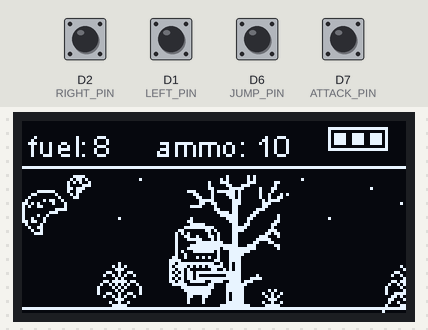
The sketch below on a simulated ESP8266 (NodeMCU). Parts: 128×64 one-colour display. The inputs (shaded band) are chosen by the test bench; at power-on: D1 (LEFT_PIN), D2 (RIGHT_PIN), D6 (JUMP_PIN), D7 (ATTACK_PIN) HIGH. Random numbers use the default seed unless the sketch sets one.

Above: at 4.0 s.
4.3 s: D7 (ATTACK_PIN) pulled LOW for 1 s
At 4.69 s:
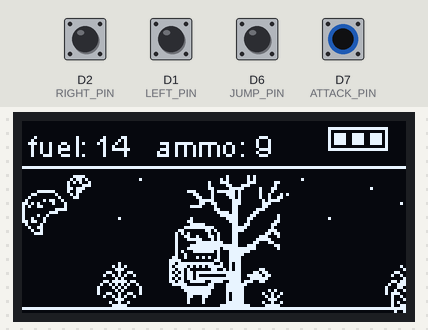
5.9 s: D1 (LEFT_PIN) pulled LOW for 0.15 s
At 6.21 s:
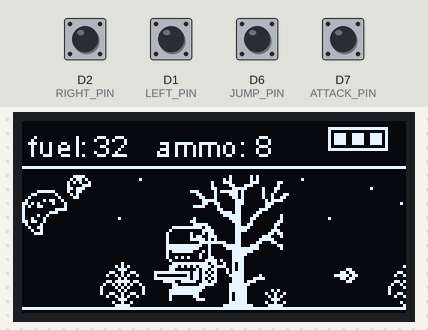
6.6 s: D2 (RIGHT_PIN) pulled LOW for 0.15 s
At 6.84 s:
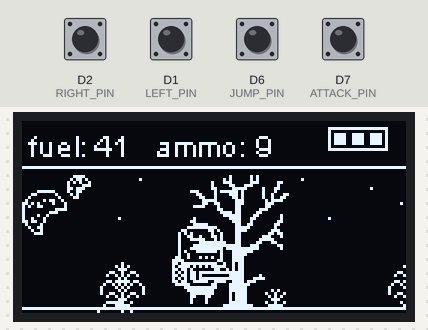
7.3 s: D6 (JUMP_PIN) pulled LOW for 1 s
At 7.71 s:
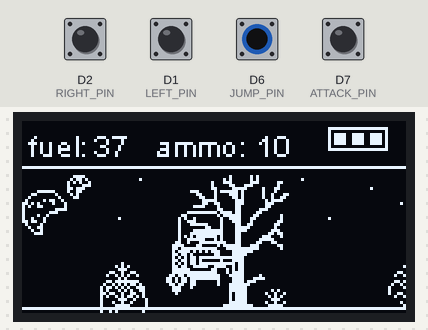
8.9 s: D1 (LEFT_PIN) pulled LOW for 1 s
At 9.8 s:
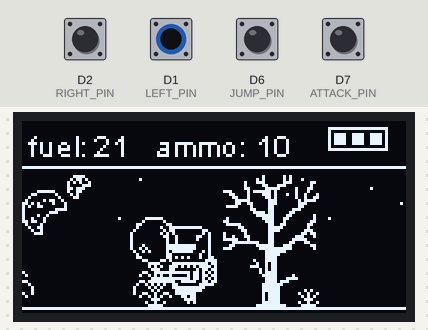
10.5 s: D7 (ATTACK_PIN) pulled LOW for 0.15 s
At 10.57 s:
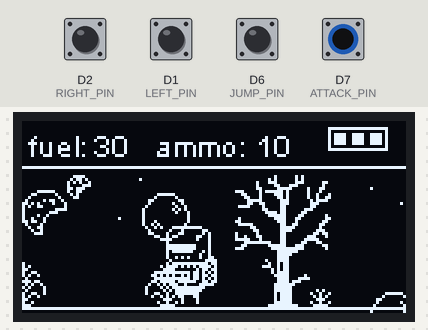
Timing chart, 0 to 12.2 s (numbered marks = the images above; inputs shaded):
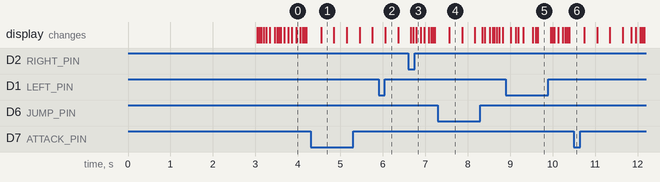

The sketch:

OLED_ESP_spaceman.ino
```cpp
#include "images.h"
#include "environment.h"
#include "projectile.h"
#include "spaceman.h"
#include "balloon.h"
#include "acarus.h"
#include "logo.h"

#include <Wire.h>
#include <SSD1306Wire.h>

#include <vector>

/* ----------------------------------------------------------------- */
#define balloon_debug_mode 0
#define acarus_debug_mode 0
/*-------------------------------------------------------------------*/

#define SCL_PIN D4
#define SDA_PIN D3
#define LEFT_PIN D1
#define RIGHT_PIN D2
#define JUMP_PIN D6
#define ATTACK_PIN D7

/*-------------------------------------------------------------------*/

SSD1306Wire display(0x3c, SDA_PIN, SCL_PIN); // SDA , SCL

// #define DISPLAY_WIDTH 128
// #define DISPLAY_HEIGHT 64

const int DISPLAY_WIDTH = display.getWidth();
const int DISPLAY_HEIGHT = display.getHeight();
const int UI_EDGE = 15;
/*-------------------------------------------------------------------*/

// create spaceman
Spaceman spaceman;

unsigned short ground = 62;
unsigned long long counter = 0;
unsigned long long hit_counter = 0;
unsigned long long projectile_counter = 0;

/* ----- enemies ----- */
unsigned long long balloon_counter = 0;
std::vector<Balloon> balloons;
unsigned long long acarus_counter = 0;
std::vector<Acarus> acaruses;

/* ----- environment ----- */
int environment_coords = 0;
int environment_objects[256];

/* ----- projectiles ----- */
const unsigned char *projectile_bits = sprite_projectile1_right;
std::vector<Projectile> projectiles;


/* --- *** --- */
void setup() {
  // set inputs
  pinMode(LEFT_PIN, INPUT_PULLUP);
  pinMode(RIGHT_PIN, INPUT_PULLUP);
  pinMode(ATTACK_PIN, INPUT_PULLUP);
  pinMode(JUMP_PIN, INPUT_PULLUP);

  // set outputs
  Serial.begin(115200);
  display.init();
  display.flipScreenVertically();


  /* ----- set up spaceman ----- */
  spaceman.set_x(DISPLAY_WIDTH / 3);
  spaceman.set_y(20);

  spaceman.set_bits(sprite_spaceman_right);
  spaceman.set_ground(ground - spaceman_height + 1);

  /* --- set up environment objects --- */
  for (int i = 0; i < 256; i += 8) {
    environment_objects[i] = DISPLAY_WIDTH * (i / 8) + 24;
    environment_objects[i+1] = DISPLAY_WIDTH * (i / 8) + 55;
    environment_objects[i+2] = DISPLAY_WIDTH * (i / 8) + 79;
    environment_objects[i+3] = DISPLAY_WIDTH * (i / 8) + 120;

    environment_objects[i+4] = -DISPLAY_WIDTH * (i / 8) - 24;
    environment_objects[i+5] = -DISPLAY_WIDTH * (i / 8) - 55;
    environment_objects[i+6] = -DISPLAY_WIDTH * (i / 8) - 79;
    environment_objects[i+7] = -DISPLAY_WIDTH * (i / 8) - 120;
  }

  /* --- display logo --- */
  display.drawXbm(0, 0, 128, 65, bitmap_LOGO);
  display.display();
  delay(3000);

}

/* --- *** --- */
void loop() {

  display.clear();

  /* ----- set up UI ----- */
  //               (x   y   w  h)
  display.drawRect(102, 2, 20, 8);
  unsigned short hitpoints = spaceman.get_hitpoints();
  for (short i = 0; i < hitpoints * 6 && hitpoints <= 3; i += 6) {
    display.fillRect(104 + i, 4, 4, 4);
  }

  display.setFont(ArialMT_Plain_10);
  display.drawString(2, 2, "fuel:");
  display.drawString(24, 2, String(spaceman.get_fuel()));
  display.drawString(44, 2, "ammo:");
  display.drawString(78, 2, String(spaceman.get_ammo()));

  // debug
  // display.drawString(2, 44, String(millis() / 1000));
#if balloon_debug_mode
  display.drawString(2, 44, String(balloons.size()));
#endif
#if acarus_debug_mode
  display.drawString(2, 44, String(acaruses.size()));
#endif

  display.drawHorizontalLine(0, UI_EDGE, 128);

  /* ----- --- ----- */

  // draw moons
  display.drawXbm(0, 23, 16, 16, sprite_small_half_moon);
  display.drawXbm(15, 18, 8, 8, sprite_very_small_half_moon);

  // draw stars
  display.fillRect(116, 22, 1, 1);
  display.fillRect(126, 27, 1, 1);
  display.fillRect(93, 19, 1, 1);
  display.fillRect(88, 24, 1, 1);
  display.fillRect(102, 32, 1, 1);
//  display.fillRect(108, 45, 1, 1);
  display.fillRect(39, 19, 1, 1);
  display.fillRect(32, 32, 1, 1);

  // draw ground
  display.drawHorizontalLine(0, ground, 128);

  /* --------------------------------------------------------------- */


  /* ----- inputs ----- */
  bool left_move = !digitalRead(LEFT_PIN);
  bool right_move = !digitalRead(RIGHT_PIN);
  bool attack_action = !digitalRead(ATTACK_PIN);
  bool jump_action = !digitalRead(JUMP_PIN);
  spaceman.set_left_move(left_move);
  spaceman.set_right_move(right_move);
  spaceman.set_attack_action(attack_action);
  spaceman.set_jump_action(jump_action);

  /* ----------------------------------- ACT ------------------------------------- */
  spaceman.set_stand_state();
  spaceman.move(environment_coords, projectiles);
  spaceman.check_hitpoints();
  spaceman.attack(projectiles);


  /* ----------------------------- balloons ----------------------------- */
  if (
    millis() - balloon_counter >= 3000 + random(0, 5000)
    // && (environment_coords < -100 || environment_coords > 100)
    ) {
    balloon_counter = millis();

    /* ----- balloon random placement ----- */
    int spawn_place = random(-(balloon_width + DISPLAY_WIDTH / 2), (DISPLAY_WIDTH * 1.5));
    Balloon balloon(spawn_place - environment_coords, DISPLAY_HEIGHT);
    balloons.push_back(balloon);
  }
  for (int j = 0; j < balloons.size(); ++j) {
    balloons[j].move();
    int b_x = balloons[j].get_x() + environment_coords;
    int b_y = balloons[j].get_y();
    display.drawXbm(
      b_x,
      b_y,
      balloon_width,
      balloon_height,
      balloons[j].get_bits()
    );
    if (b_y < 0 - balloon_height || balloons[j].is_dead()) {
      balloons.erase(balloons.begin() + j);
    }

    /* ----- debug ----- */
#if balloon_debug_mode
    // display.drawString(5 * j, 54, String(balloons[j].is_dead()));
    display.drawString(5 * j, 54, String(balloons[j].get_hitpoints()));
#endif
    /* ----- *** ----- */

    for (int i = 0; i < projectiles.size(); ++i) {
      if (
        (projectiles[i].x_coord + projectile_width > b_x + 4 &&
        projectiles[i].x_coord < b_x + balloon_width - 4)
          &&
        (projectiles[i].y_coord + projectile_height > b_y + 2 &&
        projectiles[i].y_coord < b_y + balloon_height - 2)
      ) {
        balloons[j].explode();
        projectiles.erase(projectiles.begin() + i);
      }
    }
  }
  /* ---------------------------------------------------------- */

  /* ----------------------- acaruses -------------------------- */
  if (
    millis() - acarus_counter >= 10000 + random(0, 5000)
    &&
    ((environment_coords < -600 && environment_coords > -2400)
    ||
    (environment_coords >= 400 && environment_coords < 2000))  // acaruses inhabited regions
    &&
    acaruses.size() < 3 // maximum number of acaruses
    ) {
    acarus_counter = millis();

    /* ----- acarus random placement ----- */
    int spawn_place = random(0, 2);
    if (spawn_place == 0) {
      Acarus acarus(DISPLAY_WIDTH + random(DISPLAY_WIDTH) - environment_coords, ground - acarus_height);
      acarus.set_right_direction(false);
      acaruses.push_back(acarus);
    } else if (spawn_place == 1) {
      Acarus acarus(-(acarus_width + random(DISPLAY_WIDTH)) - environment_coords, ground - acarus_height);
      acarus.set_right_direction(true);
      acaruses.push_back(acarus);
    }
  }
  for (int j = 0; j < acaruses.size(); ++j) {
    acaruses[j].move();
    int b_x = acaruses[j].get_x() + environment_coords;
    int b_y = acaruses[j].get_y();
    display.drawXbm(
      b_x,
      b_y,
      acarus_width,
      acarus_height,
      acaruses[j].get_bits()
    );
    if (
      (b_x < -DISPLAY_WIDTH * 2 - acarus_width)
      || (b_x > DISPLAY_WIDTH * 2)
      || (acaruses[j].is_dead())) {
      acaruses.erase(acaruses.begin() + j);
    }
    if (
      (millis() - hit_counter > 2000)
      &&
      ((b_x + 10 <= spaceman.get_x() + spaceman_width)
      && (b_x + acarus_width - 10  >= spaceman.get_x()))
      &&
      ((b_y + (acarus_height / 2)) + 6 <= spaceman.get_y() + spaceman_height)
      &&
      !acaruses[j].is_dead()
    ) {
      hit_counter = millis();
      spaceman.hit();
    }
    /* --- hit visual effect --- */
    if (millis() - hit_counter < 50) {
      display.fillRect(0, UI_EDGE, DISPLAY_WIDTH, DISPLAY_HEIGHT);
    } else if (millis() - hit_counter < 150) {
      display.drawHorizontalLine(0, DISPLAY_HEIGHT / 2 + UI_EDGE, DISPLAY_WIDTH);
    }
    /* --- *** --- */

    /* --- debug --- */
#if acarus_debug_mode
    display.drawString(5 * j, 54, String(acaruses[j].get_hitpoints()));
    // display.drawString(5 * j, 54, String(acaruses[j].is_dead()));
#endif
    /* --- *** --- */

    for (int i = 0; i < projectiles.size(); ++i) {
      if (
        (projectiles[i].x_coord + projectile_width > b_x + 4 &&
        projectiles[i].x_coord < b_x + acarus_width - 4)
          &&
        (projectiles[i].y_coord + projectile_height > b_y + 2 &&
        projectiles[i].y_coord < b_y + acarus_height - 2)
      ) {
        acaruses[j].hit();
        if (acaruses[j].get_hitpoints() <= 0) { acaruses[j].explode(); }
        projectiles.erase(projectiles.begin() + i);
      }
    }
  }


  /* ---------------------------------------------------------- */

  /*----------------- projectile ------------------*/
  // move projectiles
  if (millis() - projectile_counter >= 25) {
    for (int i = 0; i < projectiles.size(); ++i) {
      projectile_counter = millis();
      projectiles[i].flight(0);
    }
  }
  // draw projectiles
  for (int i = 0; i < projectiles.size(); ++i) {
    if (projectiles[i].right_direction) {
      projectile_bits = sprite_projectile1_right;
    } else {
      projectile_bits = sprite_projectile1_left;
    }
    display.drawXbm(
      projectiles[i].x_coord,
      projectiles[i].y_coord,
      projectile_width,
      projectile_height,
      projectile_bits
    );
    if (projectiles[i].x_coord >= DISPLAY_WIDTH || projectiles[i].x_coord <= 0 - projectile_width) {
      projectiles.erase(projectiles.begin() + i);
    }
  }


  /* ----------------------- animation ------------------------- */
  spaceman.set_animation();

  // draw spaceman
  display.drawXbm(spaceman.get_x(), spaceman.get_y(), spaceman_width, spaceman_height, spaceman.get_bits());

  /* ----------------------------------------------------------------------------- */

  // draw environment
  for (int coord : environment_objects) {
    if (coord - 32 <= environment_coords && coord + 32 >= environment_coords - DISPLAY_WIDTH) {
      if (coord % 6 == 0) {
        display.drawXbm(environment_coords - coord, ground - bush_height, bush_width, bush_height, sprite_bush);
      } else if (coord % 5 == 0) {
        display.drawXbm(environment_coords - coord, ground - tree_height, tree_width, tree_height, sprite_tree);
      } else {
        display.drawXbm(environment_coords - coord, ground - grass_height, grass_width, grass_height, sprite_grass);
      }
    }
  }
  // cyrcle the world
  if (environment_coords < -4100) {
    environment_coords = 4100 + DISPLAY_WIDTH;
  } else if (environment_coords > 4100 + DISPLAY_WIDTH) {
    environment_coords = -4100;
  }

  /* ----- game over ----- */
  if (spaceman.is_dead() == true) {
    display.clear();
    display.setFont(ArialMT_Plain_16);
    display.drawString(18, 18, "GAME OVER");
  }

  // draw world
  display.display();
}
```

acarus.h
```cpp
#pragma once

#include "enemies.h"


class Acarus: public Enemy {
  public:

    Acarus(int x, int y) {
      set_hitpoints(3);
      set_x(x);
      set_y(y);
    }

    void move() override;
    void explode();

    void set_right_direction(bool dir) { right_direction = dir; }
    bool get_right_direction() { return right_direction; }

    const unsigned char *get_bits() {
      return acarus_bits;
    }

  private:
    bool right_direction = true;
    short sprite_run_counter = 0;
    short sprite_death_counter = 0;
    unsigned long long move_timer = 0;
    unsigned long long explode_timer = 0;

    bool explosion = false;

    const unsigned char *acarus_bits = sprite_acarus_run_right1;
};
```

acarus.ino
```cpp
#include "enemies.h"
#include "acarus.h"


void Acarus::move() {
  if (millis() - move_timer >= 50) {
    move_timer = millis();
    if (!explosion) {

      int x = get_x();
      int y = get_y();

      if (!right_direction) {
        acarus_bits = acarus_left_run[sprite_run_counter / 2];
        --x;
      } else if (right_direction) {
        acarus_bits = acarus_right_run[sprite_run_counter / 2];
        ++x;
      }
      sprite_run_counter++;
      if (sprite_run_counter > 5) sprite_run_counter = 0;

      set_x(x);
      set_y(y);
    }

    /* ----- explosion ----- */
    else if (explosion) {
      if (!right_direction) {
        acarus_bits = acarus_left_death[sprite_death_counter / 2];
      } else if (right_direction) {
        acarus_bits = acarus_right_death[sprite_death_counter / 2];
      }
      sprite_death_counter++;
      if (sprite_death_counter > 3) sprite_death_counter = 0;
    }
    /* ----- *** ----- */

    if (explosion && millis() - explode_timer >= 150) {
      death();
    }
  }
}

void Acarus::explode() {
  explode_timer = millis();
  explosion = true;
}
```

balloon.h
```cpp
#pragma once

#include "enemies.h"

class Balloon: public Enemy {
  public:

    Balloon(int x, int y) {
      set_hitpoints(1);
      set_x(x);
      set_y(y);
    }

    void move() override;
    void explode();

    const unsigned char *get_bits() {
      return balloon_bits;
    }

  private:
    bool jitter_marker = false;
    unsigned long long move_timer = 0;
    unsigned long long jitter_timer = 0;
    unsigned long long explode_timer = 0;

    bool explosion = false;

    const unsigned char *balloon_bits = sprite_balloon;
};
```

balloon.ino
```cpp
#include "balloon.h"

void Balloon::move() {
  if (millis() - move_timer >= 100) {
    move_timer = millis();

    int x = get_x();
    int y = get_y();
    --y;
    if (jitter_marker) { --x; }
    else { ++x; }
    if (millis() - jitter_timer >= 500) {
      jitter_timer = millis();
      jitter_marker = !jitter_marker;
    }
    set_x(x);
    set_y(y);

    /* ----- explosion ----- */
    if (millis() - explode_timer >= 100 && explosion) {
      death();
    }
    /* ----- *** ----- */

  }
}

void Balloon::explode() {
  explode_timer = millis();
  balloon_bits = sprite_balloon_explode;
  explosion = true;
}
```

environment.h
```cpp
#pragma once

#define grass_height 8
#define grass_width 8
#define bush_height 16
#define bush_width 16
#define tree_height 44
#define tree_width 32
#define projectile_height 8
#define projectile_width 8


/* --------------------------- greenery -------------------------- */

// 'grass', 8x8px
extern const unsigned char sprite_grass [] PROGMEM;

// 'bush', 16x16px
extern const unsigned char sprite_bush [] PROGMEM;

// 'Tree', 32x44px
extern const unsigned char sprite_tree [] PROGMEM;


/* --------------------------- projectiles -------------------------- */

// 'projectile2_left', 4x4px
extern const unsigned char sprite_projectile2_left [] PROGMEM;

// 'projectile2_rigth', 4x4px
extern const unsigned char sprite_projectile2_right [] PROGMEM;

// 'projectile1_left', 8x8px
extern const unsigned char sprite_projectile1_left [] PROGMEM;

// 'projectile1_right', 8x8px
extern const unsigned char sprite_projectile1_right [] PROGMEM;


/* --------------------------- moon -------------------------- */

// 'full_moon', 32x32px
extern const unsigned char sprite_full_moon [] PROGMEM;

// 'half_moon', 32x32px
extern const unsigned char sprite_half_moon [] PROGMEM;

// 'small_half_moon', 16x16px
extern const unsigned char sprite_small_half_moon [] PROGMEM;

// 'very_small_half_moon', 8x8px
extern const unsigned char sprite_very_small_half_moon [] PROGMEM;

// 'small_moon', 16x16px
extern const unsigned char sprite_small_moon [] PROGMEM;
```

images.h
```cpp
#pragma once

#define spaceman_width 32
#define spaceman_height 32

// 32x32 bit = array 1024 bit == array 128 byte = 16x8 byte with positional encoded bit

// 'spaceman_left', 32x32px
extern const unsigned char sprite_spaceman_left [] PROGMEM;

// 'spaceman_left_attack', 32x32px
extern const unsigned char sprite_spaceman_left_attack [] PROGMEM;

// 'spaceman_left_fly1', 32x32px
extern const unsigned char sprite_spaceman_left_fly1 [] PROGMEM;

// 'spaceman_left_fly2', 32x32px
extern const unsigned char sprite_spaceman_left_fly2 [] PROGMEM;

// 'spaceman_left_run1', 32x32px
extern const unsigned char sprite_spaceman_left_run1 [] PROGMEM;

// 'spaceman_left_run2', 32x32px
extern const unsigned char sprite_spaceman_left_run2 [] PROGMEM;

// 'spaceman_right', 32x32px
extern const unsigned char sprite_spaceman_right [] PROGMEM;

// 'spaceman_right_attack', 32x32px
extern const unsigned char sprite_spaceman_right_attack [] PROGMEM;

// 'spaceman_right_fly1', 32x32px
extern const unsigned char sprite_spaceman_right_fly1 [] PROGMEM;

// 'spaceman_right_fly2', 32x32px
extern const unsigned char sprite_spaceman_right_fly2 [] PROGMEM;

// 'spaceman_right_run1', 32x32px
extern const unsigned char sprite_spaceman_right_run1 [] PROGMEM;

// 'spaceman_right_run2', 32x32px
extern const unsigned char sprite_spaceman_right_run2 [] PROGMEM;

// 'spaceman_left_fly_attack1', 32x32px
extern const unsigned char sprite_spaceman_left_fly_attack1 [] PROGMEM;

// 'spaceman_left_fly_attack2', 32x32px
extern const unsigned char sprite_spaceman_left_fly_attack2 [] PROGMEM;

// 'spaceman_right_fly_attack1', 32x32px
extern const unsigned char sprite_spaceman_right_fly_attack1 [] PROGMEM;

// 'spaceman_right_fly_attack2', 32x32px
extern const unsigned char sprite_spaceman_right_fly_attack2 [] PROGMEM;


// Array of all bitmaps for convenience. (Total bytes used to store images in PROGMEM = 1728)
extern const unsigned char* sprite_allArray[12];

// run animation array
extern const unsigned char* spaceman_left_run[2];
extern const unsigned char* spaceman_right_run[2];

// fly animation array
extern const unsigned char* spaceman_left_jump[2];
extern const unsigned char* spaceman_right_jump[2];

// fly attack animation array
extern const unsigned char* spaceman_left_jump_attack[2];
extern const unsigned char* spaceman_right_jump_attack[2];
```

projectile.h
```cpp
#pragma once

#include "images.h"

class Projectile {
  public:
    int number;
    int x_coord;
    int y_coord;

    bool right_direction = true;

    void flight(int);
    const unsigned char *projectile_bits;
};
```

Source omitted: enemies.h (data table, 12326 bytes), environment.ino (data table, 4728 bytes), images.ino (data table, 15179 bytes), logo.h (data table, 6456 bytes), projectile.ino (214 bytes), spaceman.h (2979 bytes), spaceman.ino (5817 bytes)
